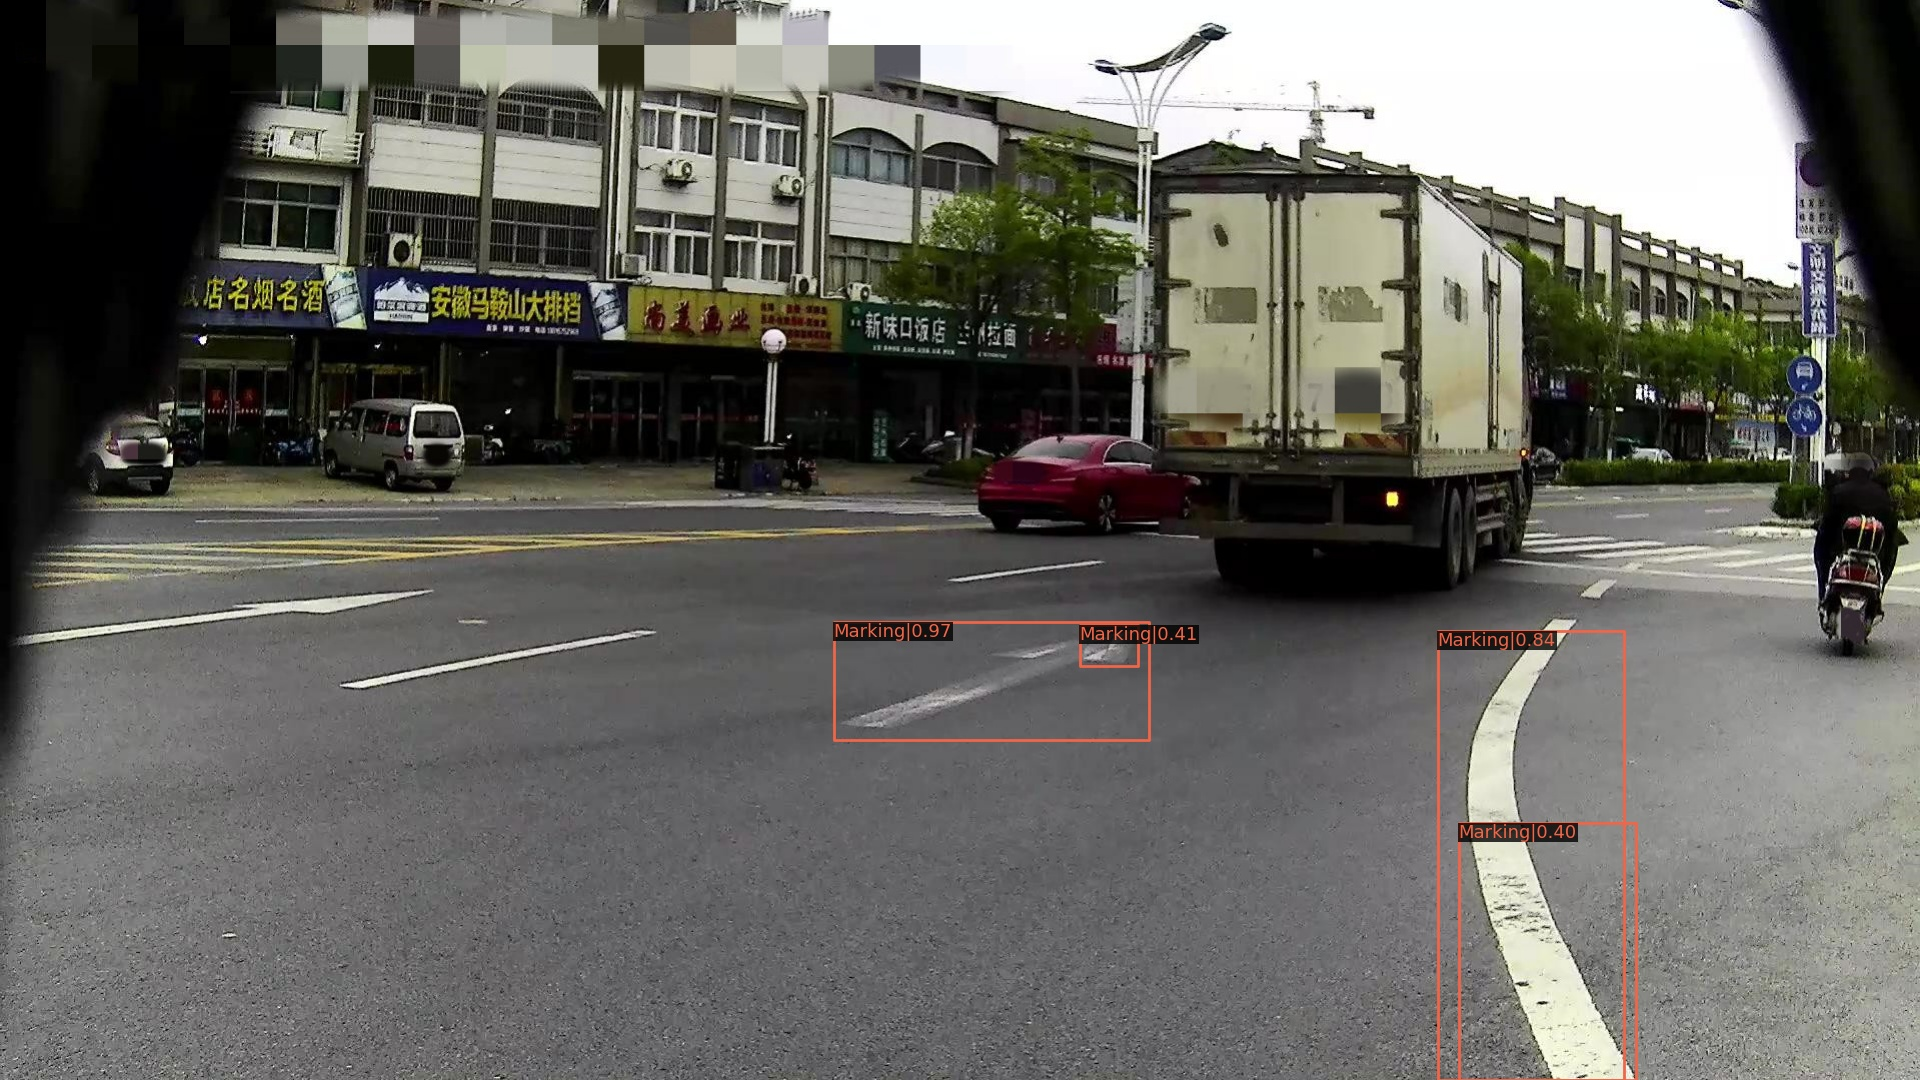

The Python source for this figure:
from mmdet.apis import init_detector, inference_detector
import os
import json
from mmdet.apis import (async_inference_detector, inference_detector,init_detector, show_result_pyplot)
if __name__ == '__main__':
    config_file = '../Cascade_r50_autoaugment_4x_multi/Cascade_r50_autoaugment_4x_multitrain.py'
    # download the checkpoint from model zoo and put it in `checkpoints/`
    # url: https://download.openmmlab.com/mmdetection/v2.0/faster_rcnn/faster_rcnn_r50_fpn_1x_coco/faster_rcnn_r50_fpn_1x_coco_20200130-047c8118.pth
    checkpoint_file = '../Cascade_r50_autoaugment_4x_multi/epoch_48.pth'
    device = 'cuda:0'
    # init a detector
    model = init_detector(config_file, checkpoint_file, device=device)
    test_dir = '/mnt/data/zhaohongyin/road_detect/test/image'
    test_list = os.listdir(test_dir)
    for test_img in test_list:
        result = inference_detector(model, os.path.join(test_dir,test_img))
        model.show_result(os.path.join(test_dir,test_img),result,out_file=os.path.join("./show_dir", test_img))
    #show_result_pyplot(model, test_dir, result, score_thr=0.3)
